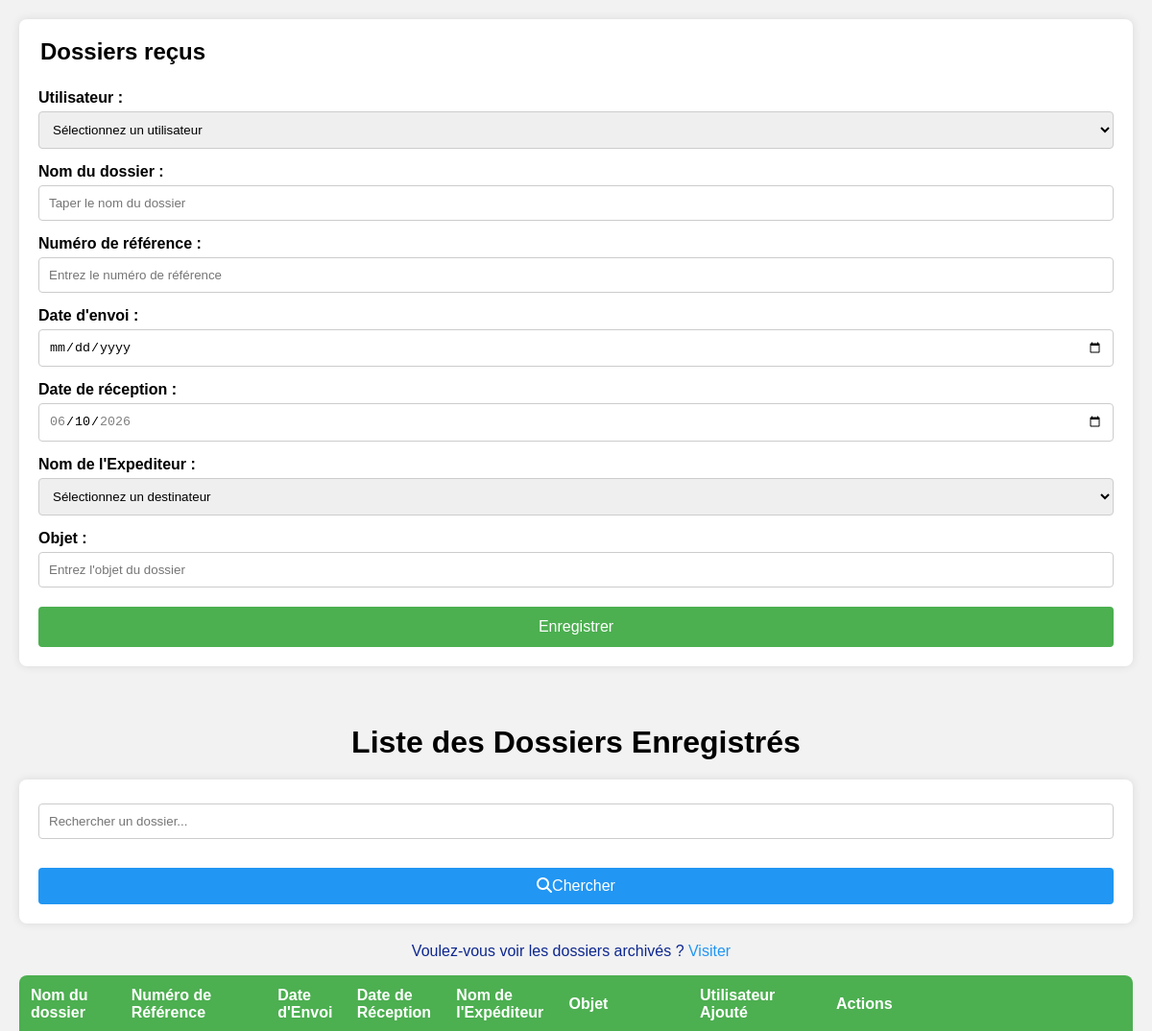
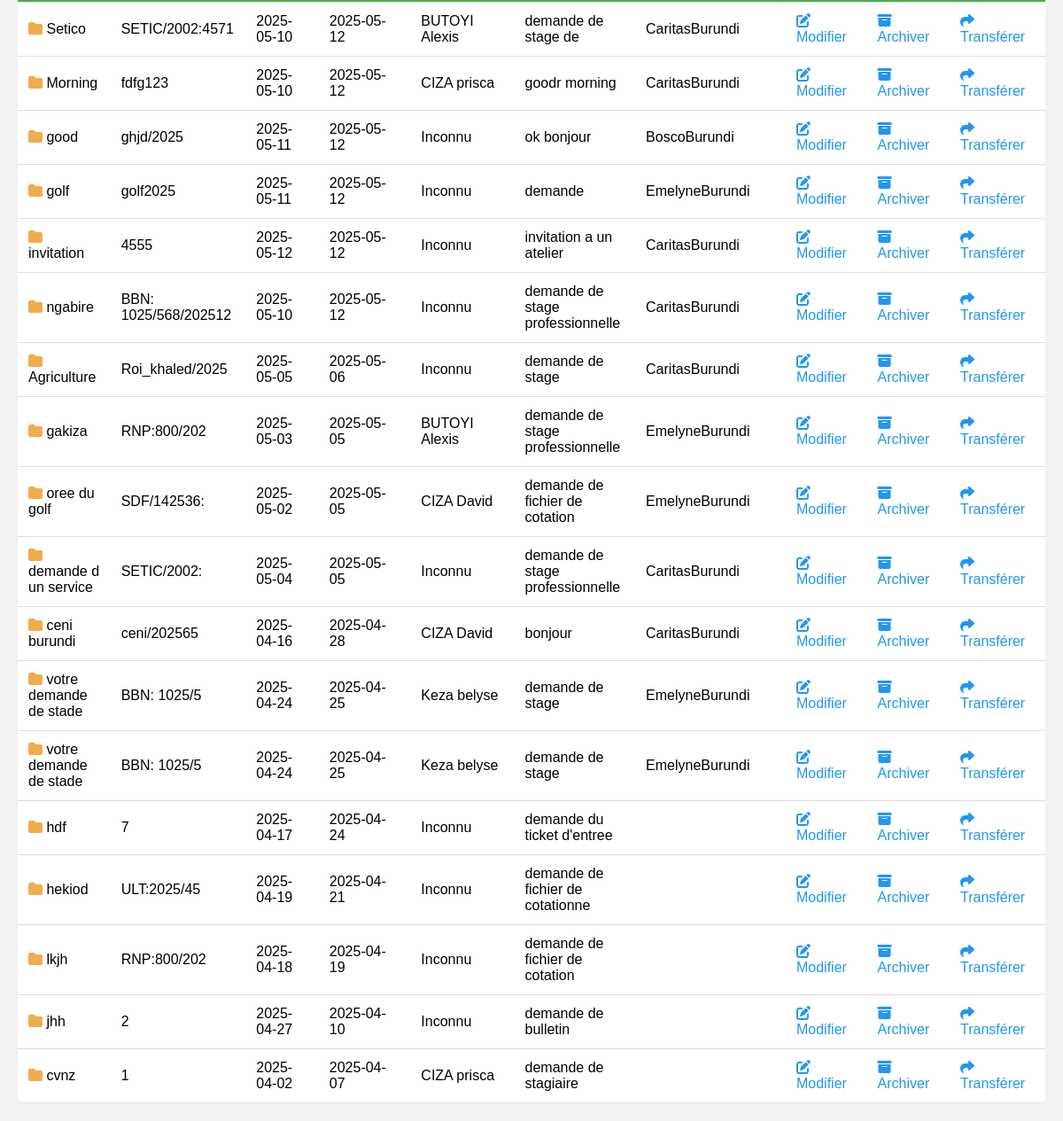
The app's page /dossier.php (signed in) with its own data (2 pictures, top to bottom).
### tables this page shows
CREATE TABLE `dossiers` (
  `id_dossier` int(11) NOT NULL,
  `nom` varchar(50) NOT NULL,
  `numero_reference` varchar(50) DEFAULT NULL,
  `date_envoi` date NOT NULL,
  `date_reception` date NOT NULL,
  `objet` varchar(255) NOT NULL,
  `id_destinateur` int(11) DEFAULT NULL,
  `id_utilisateur` int(11) DEFAULT NULL
);

CREATE TABLE `destinateurs` (
  `id_destinateur` int(11) NOT NULL,
  `nom_destinateur` varchar(255) NOT NULL,
  `adresse` varchar(25) DEFAULT NULL,
  `telephone` int(11) DEFAULT NULL,
  `date` date DEFAULT NULL
);

CREATE TABLE `utilisateurs` (
  `id_utilisateur` int(11) NOT NULL,
  `nom` varchar(255) NOT NULL,
  `prenom` varchar(255) NOT NULL,
  `telephone` varchar(20) NOT NULL,
  `email` varchar(255) NOT NULL,
  `username` varchar(50) NOT NULL,
  `password` varchar(255) NOT NULL,
  `role` varchar(50) NOT NULL,
  `created_at` timestamp NOT NULL DEFAULT current_timestamp()
);

### dossier.php (the view, shortened to what this page needs)
<?php
include "connexion.php";
$searchTerm = '';
if (isset($_GET['search'])) {
    $searchTerm = htmlspecialchars($_GET['search']);
    $affichageUtilisateur = $conn->prepare("
        SELECT d.id_dossier, d.nom, d.numero_reference, d.date_envoi, d.date_reception, de.nom_destinateur, d.objet
        FROM dossiers d
        LEFT JOIN destinateurs de ON d.id_destinateur = de.id_destinateur
        WHERE d.nom LIKE :searchTerm OR d.numero_reference LIKE :searchTerm OR de.nom_destinateur LIKE :searchTerm
    ");
    $affichageUtilisateur->execute([':searchTerm' => '%' . $searchTerm . '%']);
} else {
    $affichageUtilisateur = $conn->query("
        SELECT d.id_dossier, d.nom, d.numero_reference, d.date_envoi, d.date_reception, de.nom_destinateur, d.objet, u.username
        FROM dossiers d
        LEFT JOIN destinateurs de ON d.id_destinateur = de.id_destinateur
        LEFT JOIN utilisateurs u ON d.id_utilisateur = u.id_utilisateur
        ORDER BY d.date_reception DESC, d.id_dossier DESC
    ");
}
?>
<!DOCTYPE html>
<html lang="fr">
<head>
    <link rel="stylesheet" href="style/dossier.css">
    <link rel="stylesheet" href="https://cdnjs.cloudflare.com/ajax/libs/font-awesome/6.5.0/css/all.min.css">
</head>
<body>
<div class="container">
    <form method="POST" enctype="multipart/form-data">
        <fieldset>
            <legend>Dossiers reçus</legend>
            <label for="utilisateur">Utilisateur :</label>
            <select name="utilisateur" required>
                <option value="" disabled selected>Sélectionnez un utilisateur</option>
                <?php
                include "connexion.php";
                ?>
            </select>
            <label for="nom">Nom du dossier :</label>
            <input type="text" name="nom" required placeholder="Taper le nom du dossier">
            <label for="numero_reference">Numéro de référence :</label>
            <input type="text" name="numero_reference" required placeholder="Entrez le numéro de référence">
            <label for="date_envoi">Date d'envoi :</label>
            <input type="date" name="date_envoi" required max="<?php echo date('Y-m-d'); ?>">
            <label for="date_reception">Date de réception :</label>
            <input type="date" name="date_reception" required value="<?php echo date('Y-m-d'); ?>" max="<?php echo date('Y-m-d'); ?>" min="<?php echo date('Y-m-d'); ?>">
            <label for="destinateur">Nom de l'Expediteur :</label>
            <select name="destinateur" required>
                <option value="" disabled selected>Sélectionnez un destinateur</option>
            </select>
            <label for="objet">Objet :</label>
            <input type="text" name="objet" required placeholder="Entrez l'objet du dossier">
            <button type="submit" name="valider">Enregistrer</button>
        </fieldset>
    </form>
</div>
<div class="container">
    <h1>Liste des Dossiers Enregistrés</h1>
    <form action="" method="GET" class="search-container">
        <input type="text" name="search" placeholder="Rechercher un dossier..." value="<?php echo htmlspecialchars($searchTerm); ?>">
        <button type="submit"><i class="fa fa-search"></i>Chercher</button>
    </form>
    <center><p>Voulez-vous voir les dossiers archivés ? <a href="Archivage/affichage_dossier.php">Visiter</a></p></center>
    <table>
        <thead>
            <tr>
                <th>Nom du dossier</th>
                <th>Numéro de Référence</th>
                <th>Date d'Envoi</th>
                <th>Date de Réception</th>
                <th>Nom de l'Expéditeur</th>
                <th>Objet</th>
                <th>Utilisateur Ajouté</th>
                <th colspan="4">Actions</th>
            </tr>
        </thead>
        <tbody>
            <?php
            while ($utilisateur = $affichageUtilisateur->fetch(PDO::FETCH_ASSOC)) {
            ?>
            <tr>
                <td><i class="fa-solid fa-folder" style="color: #f0ad4e;"></i> <?php echo htmlspecialchars($utilisateur["nom"]); ?></td>
                <td><?php echo htmlspecialchars($utilisateur["numero_reference"]); ?></td>
                <td><?php echo htmlspecialchars($utilisateur["date_envoi"]); ?></td>
                <td><?php echo htmlspecialchars($utilisateur["date_reception"]); ?></td>
                <td><?php echo htmlspecialchars($utilisateur["nom_destinateur"] ?? 'Inconnu'); ?></td>
                <td><?php echo htmlspecialchars($utilisateur["objet"]); ?></td>
                <td><?php echo htmlspecialchars($utilisateur["username"]); ?></td>
                <td>
                    <option value="selected">
                        <td><a href="modifie_dossier.php?mod=<?php echo $utilisateur["id_dossier"]; ?>"><i class="fa fa-edit"></i> Modifier</a></td>
                        <td><a href="Archivage/archivage_dossier.php?archiver=<?php echo $utilisateur['id_dossier']; ?>"><i class="fa fa-archive"></i> Archiver</a></td>
                        <td><a href="trans_dossier.php?trans=<?php echo $utilisateur['id_dossier']; ?>"><i class="fa fa-share"></i> Transférer</a></td>
                    </option>
                </td>
            </tr>
            <?php } ?>
        </tbody>
    </table>
</div>
</body>
</html>

### style/dossier.css (style rules this page uses)
body { font-family: Arial, sans-serif; background-color: #f2f2f2; margin: 0; padding: 0; }
.container { max-width: 100%; padding: 20px; box-sizing: border-box; }
form { background-color: #ffffff; padding: 20px; border-radius: 8px; box-shadow: 0 0 10px rgba(0, 0, 0, 0.1); }
fieldset { border: none; padding: 0; margin: 0; }
legend { font-size: 1.5em; margin-bottom: 10px; font-weight: bold; }
label { display: block; margin-top: 15px; font-weight: bold; }
input[type="text"], input[type="date"], select { width: 100%; padding: 10px; margin-top: 5px; border: 1px solid #ccc; border-radius: 4px; box-sizing: border-box; }
button[type="submit"] { margin-top: 20px; padding: 12px; width: 100%; background-color: #4CAF50; color: white; border: none; border-radius: 4px; font-size: 1em; cursor: pointer; transition: background-color 0.3s ease; }
h1 { text-align: center; margin-bottom: 20px; }
.search-container { display: flex; flex-direction: column; margin-bottom: 20px; }
.search-container input[type="text"] { padding: 10px; border: 1px solid #ccc; border-radius: 4px; margin-bottom: 10px; }
.search-container button { padding: 10px; background-color: #2196F3; color: white; border: none; border-radius: 4px; cursor: pointer; transition: background-color 0.3s ease; }
p { color:#0d278f; text-align: center; }
table { width: 100%; border-collapse: collapse; background-color: #ffffff; border-radius: 8px; overflow: hidden; }
thead { background-color: #4CAF50; color: white; }
th, td { text-align: left; padding: 12px; border-bottom: 1px solid #ddd; }
a { color: #2196F3; text-decoration: none; margin-right: 10px; }

### records on screen
dossiers: nom "Setico", numero_reference "SETIC/2002:4571", date_envoi "2025-05-10", date_reception "2025-05-12", id_destinateur.nom_destinateur "BUTOYI Alexis", objet "demande de stage de", id_utilisateur.username "CaritasBurundi"
dossiers: nom "Morning", numero_reference "fdfg123", date_envoi "2025-05-10", date_reception "2025-05-12", id_destinateur.nom_destinateur "CIZA prisca", objet "goodr morning", id_utilisateur.username "CaritasBurundi"
dossiers: nom "good", numero_reference "ghjd/2025", date_envoi "2025-05-11", date_reception "2025-05-12", nom_destinateur "Inconnu", objet "ok bonjour", id_utilisateur.username "BoscoBurundi"
dossiers: nom "golf", numero_reference "golf2025", date_envoi "2025-05-11", date_reception "2025-05-12", nom_destinateur "Inconnu", objet "demande", id_utilisateur.username "EmelyneBurundi"
dossiers: nom "invitation", numero_reference "4555", date_envoi "2025-05-12", date_reception "2025-05-12", nom_destinateur "Inconnu", objet "invitation a un atelier", id_utilisateur.username "CaritasBurundi"
dossiers: nom "ngabire", numero_reference "BBN: 1025/568/202512", date_envoi "2025-05-10", date_reception "2025-05-12", nom_destinateur "Inconnu", objet "demande de stage professionnelle", id_utilisateur.username "CaritasBurundi"
dossiers: nom "Agriculture", numero_reference "Roi_khaled/2025", date_envoi "2025-05-05", date_reception "2025-05-06", nom_destinateur "Inconnu", objet "demande de stage", id_utilisateur.username "CaritasBurundi"
dossiers: nom "gakiza", numero_reference "RNP:800/202", date_envoi "2025-05-03", date_reception "2025-05-05", id_destinateur.nom_destinateur "BUTOYI Alexis", objet "demande de stage professionnelle", id_utilisateur.username "EmelyneBurundi"
dossiers: nom "oree du golf", numero_reference "SDF/142536:", date_envoi "2025-05-02", date_reception "2025-05-05", id_destinateur.nom_destinateur "CIZA David", objet "demande de fichier de cotation", id_utilisateur.username "EmelyneBurundi"
dossiers: nom "demande d un service", numero_reference "SETIC/2002:", date_envoi "2025-05-04", date_reception "2025-05-05", nom_destinateur "Inconnu", objet "demande de stage professionnelle", id_utilisateur.username "CaritasBurundi"
dossiers: nom "ceni burundi", numero_reference "ceni/202565", date_envoi "2025-04-16", date_reception "2025-04-28", id_destinateur.nom_destinateur "CIZA David", objet "bonjour", id_utilisateur.username "CaritasBurundi"
dossiers: nom "votre demande de stade", numero_reference "BBN: 1025/5", date_envoi "2025-04-24", date_reception "2025-04-25", id_destinateur.nom_destinateur "Keza belyse", objet "demande de stage", id_utilisateur.username "EmelyneBurundi"
dossiers: nom "votre demande de stade", numero_reference "BBN: 1025/5", date_envoi "2025-04-24", date_reception "2025-04-25", id_destinateur.nom_destinateur "Keza belyse", objet "demande de stage", id_utilisateur.username "EmelyneBurundi"
dossiers: nom "hdf", numero_reference "7", date_envoi "2025-04-17", date_reception "2025-04-24", nom_destinateur "Inconnu", objet "demande du ticket d'entree"
dossiers: nom "hekiod", numero_reference "ULT:2025/45", date_envoi "2025-04-19", date_reception "2025-04-21", nom_destinateur "Inconnu", objet "demande de fichier de cotationne"
dossiers: nom "lkjh", numero_reference "RNP:800/202", date_envoi "2025-04-18", date_reception "2025-04-19", nom_destinateur "Inconnu", objet "demande de fichier de cotation"
dossiers: nom "jhh", numero_reference "2", date_envoi "2025-04-27", date_reception "2025-04-10", nom_destinateur "Inconnu", objet "demande de bulletin"
dossiers: nom "cvnz", numero_reference "1", date_envoi "2025-04-02", date_reception "2025-04-07", id_destinateur.nom_destinateur "CIZA prisca", objet "demande de stagiaire"
